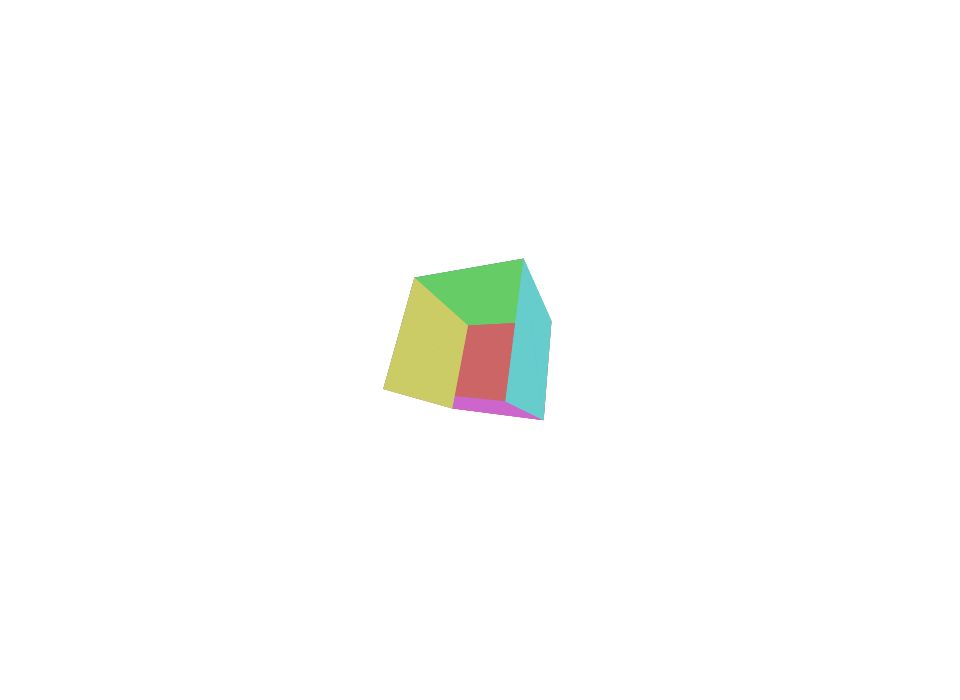
Frame 1 (no input)
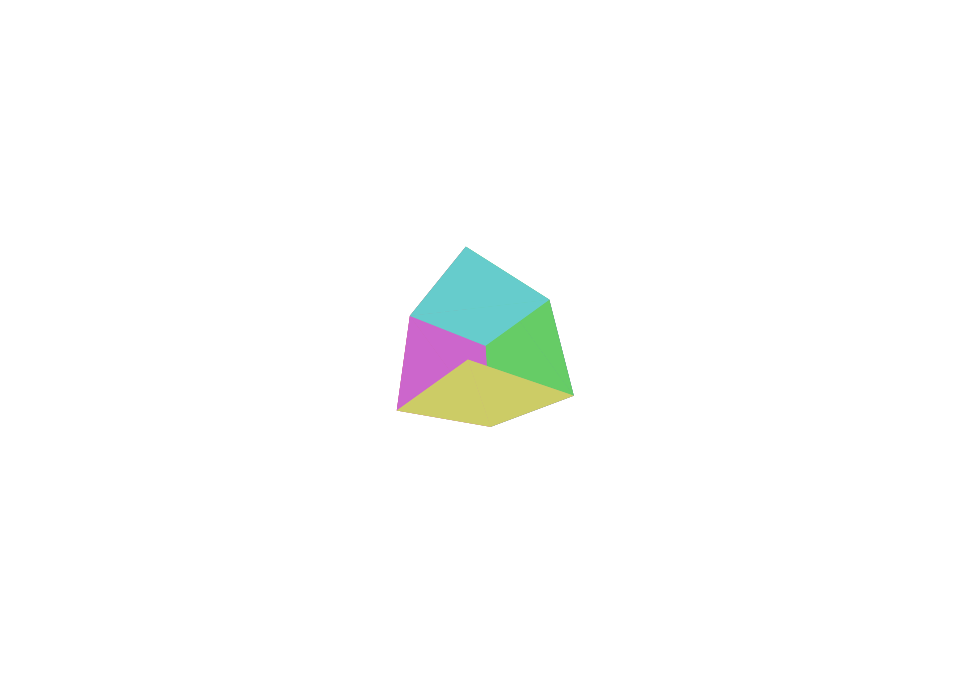
Frame 60 (the mouse pressed at the canvas centre just before this capture)
Frame 120 (the mouse held since frame 60 and released just before this capture): identical to frame 60, image omitted

The Processing sketch that drew these frames (run headless with seeded random() and noise(); from frame 60 on, the mouse is pressed at the canvas centre):

// Processing sketch: MovingCube
// ── MovingCube.pde
Point3D points[];
Triangle[] triangles;
float fl = 250;
float vpX = 0;
float vpY = 0;
float offsetX = 0;
float offsetY = 0;

void setup() {
  size(960, 700);
  frameRate(30);
  initialize();
}

void initialize() {
  smooth();
  noStroke();
  vpX = width/2;
  vpY = height/2;
  
  points = new Point3D[8];
  points[0] = new Point3D(-100, -100, -100);
  points[1] = new Point3D( 100, -100, -100);
  points[2] = new Point3D( 100,  100, -100);
  points[3] = new Point3D(-100,  100, -100);
  points[4] = new Point3D(-100, -100,  100);
  points[5] = new Point3D( 100, -100,  100);
  points[6] = new Point3D( 100,  100,  100);
  points[7] = new Point3D(-100,  100,  100);
  for(int i=0; i<points.length; i++) {
    points[i].setVanishingPoint(vpX, vpY);
    points[i].setCenter(0, 0, 200);
  }
  
  triangles = new Triangle[12];
  triangles[0] = new Triangle(points[0], points[1], points[2], #6666cc);
  triangles[1] = new Triangle(points[0], points[2], points[3], #6666cc);
  triangles[2] = new Triangle(points[0], points[5], points[1], #66cc66);
  triangles[3] = new Triangle(points[0], points[4], points[5], #66cc66);
  triangles[4] = new Triangle(points[4], points[6], points[5], #cc6666);
  triangles[5] = new Triangle(points[4], points[7], points[6], #cc6666);
  triangles[6] = new Triangle(points[3], points[2], points[6], #cc66cc);
  triangles[7] = new Triangle(points[3], points[6], points[7], #cc66cc);
  triangles[8] = new Triangle(points[1], points[5], points[6], #66cccc);
  triangles[9] = new Triangle(points[1], points[6], points[2], #66cccc);
  triangles[10] = new Triangle(points[4], points[0], points[3], #cccc66);
  triangles[11] = new Triangle(points[4], points[3], points[7], #cccc66);      
}

void draw() {
  background(255);
  
  float angleX = (mouseY - vpY) * 0.001;
  float angleY = (mouseX - vpX) * 0.001;
  for(int i=0; i<points.length; i++) {
    Point3D point = points[i];
    point.rotateX(angleX);
    point.rotateY(angleY);
  }
  for(int i=0; i<triangles.length; i++) {
    triangles[i].update();
  }
}

void keyPressed() {
  switch(keyCode) {
    case UP:
      offsetY -= 5;
      break;
    case DOWN:
      offsetY += 5;
      break;
    case LEFT:
      offsetX -= 5;
      break;
    case RIGHT:
      offsetX += 5;
      break;
    default:
      break;
  }
  for(int i= 0; i < points.length; i++) {
    points[i].x += offsetX;
    points[i].y += offsetY;
  }
}

////////////////////////////////

class Triangle extends Sprite {
  Point3D pointA;
  Point3D pointB;
  Point3D pointC;
  color cl;
  
  Triangle(Point3D a, Point3D b, Point3D c, color cl){
    super();
    pointA = a;
    pointB = b;
    pointC = c;
    this.cl = cl;
  }
  
  void draw(){
    fill(cl);
    beginShape(TRIANGLE_STRIP);
    vertex(pointA.screenX(), pointA.screenY());
    vertex(pointB.screenX(), pointB.screenY());
    vertex(pointC.screenX(), pointC.screenY());
    vertex(pointA.screenX(), pointA.screenY());
    endShape();
  }
}

////////////////////////////////

class Sprite extends Object {
  float x, y;
  float scaleX, scaleY;
  float width, height;
  float rotation;
  boolean visible;
  color strokeColor;
  color fillColor;
  Boolean isStroke;
  Boolean isFill;
  Boolean isRollOver;
  Boolean locked;
  float xoff, yoff;
 
  Sprite() {
    super();
    scaleX = 1.0;
    scaleY = 1.0;
    strokeColor = color(0);
    fillColor = color(0);
    isStroke = false;
    isFill = false;
    isRollOver = false;
    locked = false;
    visible = true;
  }
  
  void update() {
    if(! visible) return;
    pushMatrix();
    if(locked){
      x = mouseX - xoff;
      y = mouseY - yoff;
    }  
    translate(x, y);
    scale(scaleX, scaleY);
    rotate(rotation * PI / 180.0);
    if(isStroke) stroke(strokeColor);
    if(isFill) fill(fillColor);
    draw();
    popMatrix();
  }
  
  void setStrokeColor(color strokeColor) {
    this.strokeColor = strokeColor;
    isStroke = true;
  }
  
  void setFillColor(color fillColor) {
    this.fillColor = fillColor;
    isFill = true;
  }
  
  void startDrag() {
    if(isRollOver){
      locked = true;
      xoff = mouseX - x;
      yoff = mouseY - y;
    }
  }
  
  void stopDrag() {
    locked = false;
  }
  
  void draw() {}
}

////////////////////////////////

class Point3D extends Object {
  float fl = 250;
  float vpX = 0;
  float vpY = 0;
  float cX = 0;
  float cY = 0;
  float cZ = 0;
  float x = 0;
  float y = 0;
  float z = 0;
  
  Point3D(float x, float y, float z) {
    super();
    this.x = x;
    this.y = y;
    this.z = z;
  }
  
  void setVanishingPoint(float vpX, float vpY) {
    this.vpX = vpX;
    this.vpY = vpY;
  }
  
  void setCenter(float cX, float cY, float cZ) {
    this.cX = cX;
    this.cY = cY;
    this.cZ = cZ;    
  }
  
  float screenX() {
    float scale = fl / (fl + z + cZ);
    return vpX + (cX + x) * scale;  
  }
  
  float screenY() {
    float scale = fl / (fl + z + cZ);
    return vpY + (cY + y) * scale;
  }
  
  void rotateX(float angleX) {
    float cosX = cos(angleX);
    float sinX = sin(angleX);
    float y1 = y * cosX - z * sinX;
    float z1 = z * cosX + y * sinX;
    y = y1;
    z = z1;
  }
  
  void rotateY(float angleY) {
    float cosY = cos(angleY);
    float sinY = sin(angleY);
    float x1 = x * cosY - z * sinY;
    float z1 = z * cosY + x * sinY;
    x = x1;
    z = z1;
  }
  
  void rotateZ(float angleZ) {
    float cosZ = cos(angleZ);
    float sinZ = sin(angleZ);
    float x1 = x * cosZ - y * sinZ;
    float y1 = y * cosZ + x * sinZ;
    x = x1;
    y = y1;
  }
}

////////////////////////////////

class Point extends Object {
  float x, y;
  
  Point(float x, float y) {
    super();
    this.x = x;
    this.y = y;
  }
}

////////////////////////////////

class Object {
  Object() {}
}
